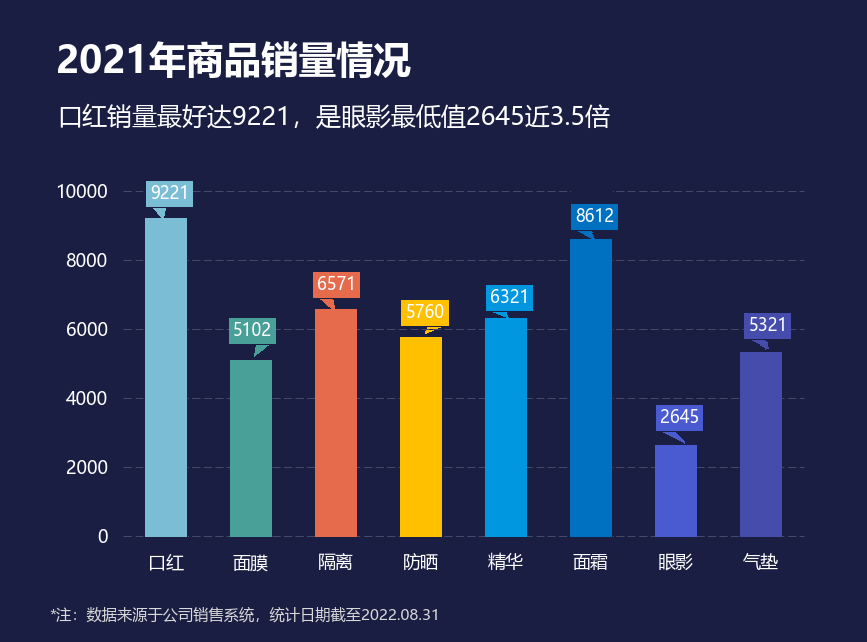

Source code (Python):
# -*- coding: utf-8 -*-
from pathlib import Path
import openpyxl
# 向上查找原始教材目录；只读，不修改 Excel。图形和标签共用同一组单元格值。
HERE = Path(__file__).resolve().parent
SOURCE = next((p for base in HERE.parents for p in base.glob('《*/第二章 图表(前15).xlsx')), None)
if SOURCE is None:
    raise FileNotFoundError('请把本文件夹放在教材 Excel 所在项目目录下。缺少 第二章 图表(前15).xlsx')
wb = openpyxl.load_workbook(SOURCE, data_only=True, read_only=True)
ws = wb['4 标注柱形图']
def col(letter, start, end):
    values = [ws[f'{letter}{r}'].value for r in range(start, end+1)]
    if any(v is None for v in values):
        raise ValueError(f'缺失数据：{ws.title}!{letter}{start}:{letter}{end}')
    return values

# -*- coding: utf-8 -*-
# 第4图「标注柱形图」复刻 数据来源：《第二章 图表(前15).xlsx》工作表 '4 标注柱形图'
# 表内数据：口红9221 / 面膜5102 / 隔离6571 / 防晒5760 / 精华6321 / 面霜8612 / 眼影2645 / 气垫5321
import numpy as np
import matplotlib
matplotlib.use('Agg')
import matplotlib.pyplot as plt
from matplotlib.patches import Rectangle

matplotlib.rcParams['font.sans-serif'] = ['Microsoft YaHei', 'SimHei']
matplotlib.rcParams['axes.unicode_minus'] = False

BG = '#1A1E43'
GRID = '#454866'
NOTE = '#D9D9D9'

items = col('B',3,10)
sales = col('C',3,10)
colors = ['#7BBDD5', '#49A098', '#E66B4C', '#FFC000',
          '#0097E0', '#0070C0', '#4A5BD1', '#464CAC']
names = ['lip', 'mask', 'iso', 'sun', 'ess', 'cream', 'eye', 'cushion']

PX_PER_DATAY = 0.0345  # 10000 value -> 345 px


def px2x(px):
    return (px - 123.0) / 85.0 - 0.5


def py2y(py):
    return (536.0 - py) / PX_PER_DATAY


fig, ax = plt.subplots(figsize=(8.67, 6.42), dpi=100)
fig.patch.set_facecolor(BG)
ax.set_facecolor(BG)
ax.set_position([0.1419, 0.1651, 0.7866, 0.5623])

fig.text(0.0646, 0.9330, '2021年商品销量情况', fontsize=27, fontweight='bold',
         color='#FFFFFF', ha='left', va='top')
fig.text(0.0657, 0.8364, '口红销量最好达9221，是眼影最低值2645近3.5倍',
         fontsize=18, color='#FFFFFF', ha='left', va='top')

for s in ax.spines.values():
    s.set_visible(False)
ax.tick_params(left=False, bottom=False, colors='#FFFFFF', labelsize=13)
ax.set_xticks(range(8))
ax.set_xticklabels(items)
ax.set_yticks([0, 2000, 4000, 6000, 8000, 10000])
ax.set_yticklabels(['0', '2000', '4000', '6000', '8000', '10000'])
ax.set_xlim(-0.5, 7.52)
ax.set_ylim(0, 10463)
ax.tick_params(axis='x', pad=9.5)
ax.tick_params(axis='y', pad=7.5)

# gridlines: exact dash segments scanned from target (x0, x1, edgeL, edgeR)
SEGS = [
    (123, 131, '#2F3354', '#3F4361'), (135, 143, '#272B4E', '#272B4E'),
    (187, 189, '#1F2347', '#1F2347'), (192, 200, '#3A3E5D', '#353859'),
    (203, 212, '#25284C', '#1D2145'), (215, 223, '#3D405F', '#2F3354'),
    (226, 234, '#2A2E50', '#2A2E50'), (238, 246, '#3F4361', '#2D3052'),
    (249, 257, '#2D3052', '#3F4361'), (261, 269, '#2A2E50', '#2A2E50'),
    (272, 280, '#2F3354', '#3D405F'), (283, 292, '#1D2145', '#25284C'),
    (295, 303, '#353859', '#3A3E5D'), (306, 315, '#1F2347', '#222649'),
    (318, 326, '#373B5B', '#353859'), (329, 338, '#25284C', '#1F2347'),
    (341, 349, '#3A3E5D', '#323656'), (352, 360, '#272B4E', '#272B4E'),
    (364, 372, '#3F4361', '#2F3354'), (375, 383, '#2A2E50', '#424563'),
    (387, 395, '#424563', '#2A2E50'), (398, 406, '#2F3354', '#3F4361'),
    (410, 418, '#272B4E', '#272B4E'), (421, 429, '#323656', '#3A3E5D'),
    (432, 441, '#1F2347', '#25284C'), (444, 452, '#353859', '#373B5B'),
    (455, 464, '#222649', '#1F2347'), (467, 475, '#3A3E5D', '#353859'),
    (478, 487, '#25284C', '#1D2145'), (490, 498, '#3D405F', '#2F3354'),
    (501, 509, '#2A2E50', '#2A2E50'), (513, 521, '#3F4361', '#2D3052'),
    (524, 532, '#2D3052', '#3F4361'), (536, 544, '#2A2E50', '#2A2E50'),
    (547, 555, '#2F3354', '#3D405F'), (558, 567, '#1D2145', '#25284C'),
    (570, 570, '#353859', '#353859'), (613, 613, '#1F2347', '#1F2347'),
    (616, 624, '#3A3E5D', '#323656'), (627, 635, '#272B4E', '#272B4E'),
    (639, 647, '#3F4361', '#2F3354'), (650, 658, '#2A2E50', '#424563'),
    (662, 670, '#424563', '#2A2E50'), (673, 681, '#2F3354', '#3F4361'),
    (685, 693, '#272B4E', '#272B4E'), (696, 704, '#323656', '#3A3E5D'),
    (707, 716, '#1F2347', '#25284C'), (719, 727, '#353859', '#373B5B'),
    (730, 739, '#222649', '#1F2347'), (742, 750, '#3A3E5D', '#353859'),
    (753, 762, '#25284C', '#1D2145'), (765, 773, '#3D405F', '#2F3354'),
    (776, 784, '#2A2E50', '#2A2E50'), (788, 796, '#3F4361', '#2D3052'),
    (799, 804, '#2D3052', '#2F3354'),
]

def add_dash(gy, y_bot):
    """draw grid dash segments at row gy; y_bot = pixel row of segment bottom"""
    for x0, x1, el, er in SEGS:
        if x1 == x0:
            ax.add_patch(Rectangle((px2x(x0), py2y(y_bot)),
                                   px2x(x1 + 1) - px2x(x0),
                                   py2y(gy) - py2y(y_bot),
                                   facecolor=GRID, edgecolor='none', zorder=1,
                                   clip_on=False))
            continue
        # left edge, body, right edge
        ax.add_patch(Rectangle((px2x(x0), py2y(y_bot)),
                               px2x(x0 + 1) - px2x(x0),
                               py2y(gy) - py2y(y_bot),
                               facecolor=el, edgecolor='none', zorder=1,
                               clip_on=False))
        if x1 - x0 > 1:
            ax.add_patch(Rectangle((px2x(x0 + 1), py2y(y_bot)),
                                   px2x(x1) - px2x(x0 + 1),
                                   py2y(gy) - py2y(y_bot),
                                   facecolor=GRID, edgecolor='none', zorder=1,
                                   clip_on=False))
        ax.add_patch(Rectangle((px2x(x1), py2y(y_bot)),
                               px2x(x1 + 1) - px2x(x1),
                               py2y(gy) - py2y(y_bot),
                               facecolor=er, edgecolor='none', zorder=1,
                               clip_on=False))

for gy in [191, 260, 329, 398, 467]:
    add_dash(gy, gy + 1)
# X axis dashed at y536 (same segments)
add_dash(536, 537)

# bars (extend 1px below axis so bottom row 536 renders as bar color)
for i, v in enumerate(sales):
    x0 = px2x(145 + i * 85)
    w = px2x(145 + i * 85 + 42) - x0
    y0 = -1.0 / PX_PER_DATAY
    ax.add_patch(Rectangle((x0, y0), w, v - y0, facecolor=colors[i],
                           edgecolor='none', zorder=5, clip_on=False))

# bubbles: name -> (x0, y0, x1, y1) pixel
BUBBLES = {
    'lip': (146, 181, 192, 207), 'mask': (229, 318, 275, 344),
    'iso': (313, 272, 359, 298), 'sun': (401, 300, 448, 326),
    'ess': (486, 285, 532, 311), 'cream': (571, 204, 617, 230),
    'eye': (656, 405, 702, 431), 'cushion': (744, 313, 790, 339),
}
# tails: name -> [(y, x0, x1), ...]
TAILS = {
    'lip': [(208, 153, 165), (209, 154, 165), (210, 155, 165), (211, 156, 164),
            (212, 157, 164), (213, 157, 164), (214, 158, 164), (215, 159, 164),
            (216, 160, 163), (217, 161, 163), (218, 161, 163)],
    'mask': [(345, 256, 268), (346, 256, 266), (347, 255, 265), (348, 255, 264),
             (349, 255, 263), (350, 255, 262), (351, 255, 260), (352, 255, 259),
             (353, 254, 258), (354, 254, 256), (355, 254, 255), (356, 254, 254)],
    'iso': [(299, 320, 332), (300, 322, 333), (301, 323, 333), (302, 324, 333),
            (303, 325, 333), (304, 326, 333), (305, 327, 334), (306, 328, 334),
            (307, 330, 334), (308, 331, 334), (309, 332, 334)],
    'sun': [(327, 427, 440), (328, 427, 437), (330, 426, 433), (331, 425, 431),
            (332, 425, 428), (333, 425, 426)],
    'ess': [(312, 493, 506), (313, 496, 506), (314, 498, 506), (315, 501, 507),
            (316, 503, 507), (317, 506, 508)],
    'cream': [(231, 578, 591), (232, 580, 592), (233, 582, 591), (234, 584, 592),
              (235, 585, 592), (236, 587, 593), (237, 589, 593), (238, 591, 594),
              (239, 593, 594)],
    'eye': [(432, 663, 675), (433, 665, 676), (434, 667, 677), (435, 669, 678),
            (436, 671, 679), (437, 673, 680), (438, 675, 681), (439, 677, 682),
            (440, 679, 683), (441, 681, 684), (442, 683, 684), (443, 684, 684)],
    'cushion': [(340, 752, 764), (341, 754, 766), (342, 756, 767), (343, 758, 767),
                (344, 760, 767), (345, 760, 767), (346, 762, 767), (347, 764, 768),
                (348, 765, 768), (349, 765, 765)],
}

for i, nm in enumerate(names):
    bx0, by0, bx1, by1 = BUBBLES[nm]
    ax.add_patch(Rectangle((px2x(bx0), py2y(by1)),
                           px2x(bx1 + 1) - px2x(bx0),
                           py2y(by0) - py2y(by1),
                           facecolor=colors[i], edgecolor='none', zorder=4))
    for ty, tx0, tx1 in TAILS[nm]:
        ax.add_patch(Rectangle((px2x(tx0), py2y(ty + 1)),
                               px2x(tx1 + 1) - px2x(tx0),
                               py2y(ty) - py2y(ty + 1),
                               facecolor=colors[i], edgecolor='none', zorder=4))
    cx = px2x((bx0 + bx1 + 1) / 2.0)
    cy = py2y((by0 + by1) / 2.0)
    ax.text(cx, cy, str(sales[i]), ha='center', va='center',
            fontsize=12, color='#FFFFFF', zorder=5)

fig.text(0.0566, 0.0281, '*注：数据来源于公司销售系统，统计日期截至2022.08.31',
         fontsize=11, color=NOTE, ha='left', va='bottom')

plt.savefig(str(HERE / '标注柱形图_复刻.png'),
            dpi=100, facecolor=BG)
plt.close()
print('done')
